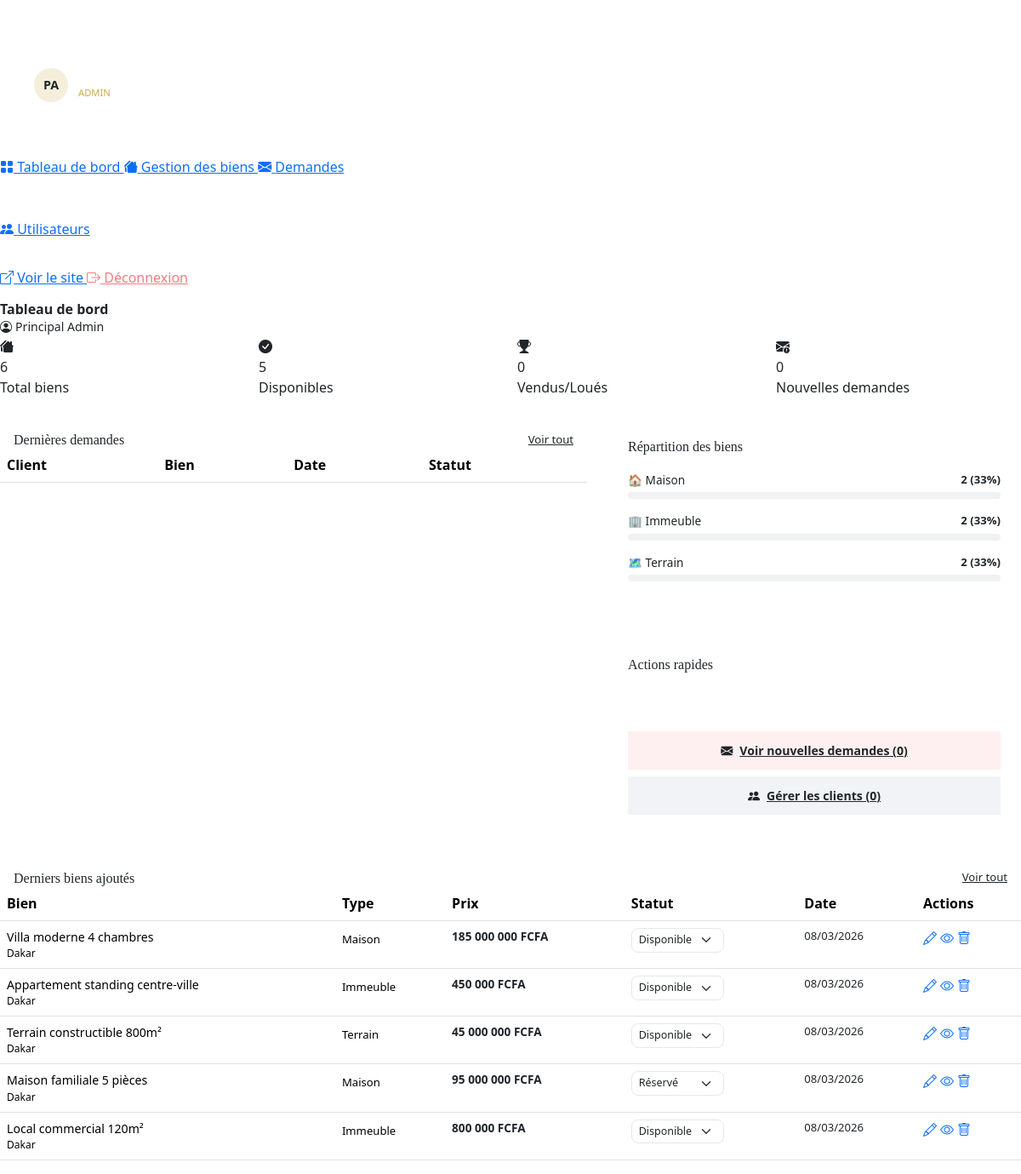
/admin/dashboard.php (signed in), run on the app's committed database.
### tables this page shows
CREATE TABLE IF NOT EXISTS biens (
    id              INT AUTO_INCREMENT PRIMARY KEY,
    titre           VARCHAR(255) NOT NULL,
    type            ENUM('maison', 'immeuble', 'terrain') NOT NULL,
    transaction     ENUM('vente', 'location') NOT NULL,
    prix            DECIMAL(15,2) NOT NULL,
    superficie      DECIMAL(10,2),
    nb_pieces       INT DEFAULT NULL,
    description     TEXT,
    localisation    VARCHAR(255),
    ville           VARCHAR(100),
    statut          ENUM('disponible', 'reserve', 'vendu') DEFAULT 'disponible',
    photo1          VARCHAR(255) DEFAULT NULL,
    photo2          VARCHAR(255) DEFAULT NULL,
    photo3          VARCHAR(255) DEFAULT NULL,
    photo4          VARCHAR(255) DEFAULT NULL,
    photo5          VARCHAR(255) DEFAULT NULL,
    photo6          VARCHAR(255) DEFAULT NULL,
    photo7          VARCHAR(255) DEFAULT NULL,
    photo8          VARCHAR(255) DEFAULT NULL,
    photo9          VARCHAR(255) DEFAULT NULL,
    photo10         VARCHAR(255) DEFAULT NULL,
    date_ajout      DATETIME DEFAULT CURRENT_TIMESTAMP,
    admin_id        INT
);

### includes/config.php (called while the page is built, shortened)
<?php
function sanitize(string $str): string {
    return htmlspecialchars(trim($str), ENT_QUOTES, 'UTF-8');
}
function formatPrix(float $prix): string {
    return number_format($prix, 0, ',', ' ') . ' FCFA';
}
?>

### admin/dashboard.php (the view, shortened to what this page needs)
<?php
require_once __DIR__ . '/includes/header.php';
$total_biens      = $pdo->query("SELECT COUNT(*) FROM biens")->fetchColumn();
$biens_dispo      = $pdo->query("SELECT COUNT(*) FROM biens WHERE statut='disponible'")->fetchColumn();
$biens_vendus     = $pdo->query("SELECT COUNT(*) FROM biens WHERE statut='vendu'")->fetchColumn();
$total_clients    = $pdo->query("SELECT COUNT(*) FROM utilisateurs WHERE role='client'")->fetchColumn();
$nouvelles_dem    = $pdo->query("SELECT COUNT(*) FROM demandes WHERE statut='nouvelle'")->fetchColumn();
$derniers_biens = $pdo->query("SELECT * FROM biens ORDER BY date_ajout DESC LIMIT 5")->fetchAll();
$par_type = $pdo->query("SELECT type, COUNT(*) as nb FROM biens GROUP BY type")->fetchAll();
?>
<div class="row g-3 mb-4">
  <div class="col-6 col-xl-3">
    <div class="stat-card">
      <div class="stat-card-icon blue"><i class="bi bi-houses-fill"></i></div>
      <div>
        <div class="stat-card-value"><?= $total_biens ?></div>
        <div class="stat-card-label">Total biens</div>
      </div>
    </div>
  </div>
  <div class="col-6 col-xl-3">
    <div class="stat-card">
      <div class="stat-card-icon green"><i class="bi bi-check-circle-fill"></i></div>
      <div>
        <div class="stat-card-value"><?= $biens_dispo ?></div>
        <div class="stat-card-label">Disponibles</div>
      </div>
    </div>
  </div>
  <div class="col-6 col-xl-3">
    <div class="stat-card">
      <div class="stat-card-icon gold"><i class="bi bi-trophy-fill"></i></div>
      <div>
        <div class="stat-card-value"><?= $biens_vendus ?></div>
        <div class="stat-card-label">Vendus/Loués</div>
      </div>
    </div>
  </div>
  <div class="col-6 col-xl-3">
    <div class="stat-card">
      <div class="stat-card-icon red"><i class="bi bi-envelope-exclamation-fill"></i></div>
      <div>
        <div class="stat-card-value"><?= $nouvelles_dem ?></div>
        <div class="stat-card-label">Nouvelles demandes</div>
      </div>
    </div>
  </div>
</div>
<div class="row g-4">
  <div class="col-lg-7">
    <div class="admin-table">
      <div class="d-flex align-items-center justify-content-between p-3 pb-0">
        <h6 style="font-family:'Playfair Display',serif; margin:0;">Dernières demandes</h6>
        <a href="<?= SITE_URL ?>/admin/pages/demandes.php" style="font-size:0.82rem; color:var(--primary);">Voir tout</a>
      </div>
      <table class="table">
        <thead>
          <tr>
            <th>Client</th>
            <th>Bien</th>
            <th>Date</th>
            <th>Statut</th>
          </tr>
        </thead>
      </table>
    </div>
  </div>
  <div class="col-lg-5">
    <div style="background:white; border-radius:var(--radius-lg); padding:1.5rem; box-shadow:var(--shadow); margin-bottom:1.5rem;">
      <h6 style="font-family:'Playfair Display',serif; margin-bottom:1.25rem;">Répartition des biens</h6>
      <?php
      $icons = ['maison'=>'🏠','immeuble'=>'🏢','terrain'=>'🗺'];
      foreach ($par_type as $pt):
        $pct = $total_biens > 0 ? round(($pt['nb']/$total_biens)*100) : 0;
      ?>
        <div class="mb-3">
          <div class="d-flex justify-content-between mb-1">
            <span style="font-size:0.85rem;"><?= $icons[$pt['type']] ?> <?= ucfirst($pt['type']) ?></span>
            <span style="font-size:0.82rem; font-weight:600; color:var(--primary);"><?= $pt['nb'] ?> (<?= $pct ?>%)</span>
          </div>
          <div style="background:#F0F1F3; border-radius:4px; height:8px; overflow:hidden;">
            <div style="background:var(--gold); height:100%; width:<?= $pct ?>%; border-radius:4px; transition:width 1s ease;"></div>
          </div>
        </div>
      <?php endforeach; ?>
    </div>
    <div style="background:white; border-radius:var(--radius-lg); padding:1.5rem; box-shadow:var(--shadow);">
      <h6 style="font-family:'Playfair Display',serif; margin-bottom:1rem;">Actions rapides</h6>
      <div class="d-grid gap-2">
        <a href="<?= SITE_URL ?>/admin/pages/ajouter_bien.php"
           style="background:var(--primary); color:white; border-radius:var(--radius); padding:0.75rem; text-align:center; font-weight:600; font-size:0.88rem; transition:all 0.2s;"
           onmouseover="this.style.background='var(--primary-light)'"
           onmouseout="this.style.background='var(--primary)'">
          <i class="bi bi-plus-circle me-2"></i>Ajouter un bien
        </a>
        <a href="<?= SITE_URL ?>/admin/pages/demandes.php?statut=nouvelle"
           style="background:rgba(239,68,68,0.08); color:var(--danger); border-radius:var(--radius); padding:0.75rem; text-align:center; font-weight:600; font-size:0.88rem;">
          <i class="bi bi-envelope-fill me-2"></i>Voir nouvelles demandes (<?= $nouvelles_dem ?>)
        </a>
        <a href="<?= SITE_URL ?>/admin/pages/utilisateurs.php"
           style="background:rgba(26,60,110,0.06); color:var(--primary); border-radius:var(--radius); padding:0.75rem; text-align:center; font-weight:600; font-size:0.88rem;">
          <i class="bi bi-people-fill me-2"></i>Gérer les clients (<?= $total_clients ?>)
        </a>
      </div>
    </div>
  </div>
</div>
<div class="admin-table mt-4">
  <div class="d-flex align-items-center justify-content-between p-3 pb-0">
    <h6 style="font-family:'Playfair Display',serif; margin:0;">Derniers biens ajoutés</h6>
    <a href="<?= SITE_URL ?>/admin/pages/biens.php" style="font-size:0.82rem; color:var(--primary);">Voir tout</a>
  </div>
  <table class="table">
    <thead>
      <tr><th>Bien</th><th>Type</th><th>Prix</th><th>Statut</th><th>Date</th><th>Actions</th></tr>
    </thead>
    <tbody>
      <?php foreach ($derniers_biens as $bien): ?>
        <tr>
          <td>
            <div class="d-flex align-items-center gap-2">
              <div>
                <div style="font-weight:500; font-size:0.88rem;"><?= sanitize($bien['titre']) ?></div>
                <div style="font-size:0.75rem; color:var(--gray);"><?= sanitize($bien['ville']) ?></div>
              </div>
            </div>
          </td>
          <td><span style="font-size:0.82rem;"><?= ucfirst($bien['type']) ?></span></td>
          <td style="font-weight:600; font-size:0.85rem; color:var(--primary);"><?= formatPrix($bien['prix']) ?></td>
          <td>
            <select class="select-statut form-select form-select-sm" data-id="<?= $bien['id'] ?>"
                    style="border-radius:8px; font-size:0.78rem; width:auto; border-color:#E5E7EB;">
              <option value="disponible" <?= $bien['statut']==='disponible'?'selected':'' ?>>Disponible</option>
              <option value="reserve"    <?= $bien['statut']==='reserve'?'selected':'' ?>>Réservé</option>
            </select>
          </td>
          <td style="font-size:0.82rem; color:var(--gray);"><?= date('d/m/Y', strtotime($bien['date_ajout'])) ?></td>
          <td>
            <div class="d-flex gap-1">
              <a href="<?= SITE_URL ?>/admin/pages/modifier_bien.php?id=<?= $bien['id'] ?>" class="action-btn action-btn-edit"><i class="bi bi-pencil"></i></a>
              <a href="<?= SITE_URL ?>/client/pages/bien.php?id=<?= $bien['id'] ?>" class="action-btn action-btn-view" target="_blank"><i class="bi bi-eye"></i></a>
              <a href="<?= SITE_URL ?>/admin/pages/biens.php?delete=<?= $bien['id'] ?>" class="action-btn action-btn-delete confirm-delete"><i class="bi bi-trash"></i></a>
            </div>
          </td>
        </tr>
      <?php endforeach; ?>
    </tbody>
  </table>
</div>
<?php require_once __DIR__ . '/includes/footer.php'; ?>

### data on the page
biens: titre "Villa moderne 4 chambres", ville "Dakar", type "Maison", prix "185 000 000 FCFA", statut+id "Disponible", date_ajout "08/03/2026"
biens: titre "Appartement standing centre-ville", ville "Dakar", type "Immeuble", prix "450 000 FCFA", statut+id "Disponible", date_ajout "08/03/2026"
biens: titre "Terrain constructible 800m²", ville "Dakar", type "Terrain", prix "45 000 000 FCFA", statut+id "Disponible", date_ajout "08/03/2026"
biens: titre "Maison familiale 5 pièces", ville "Dakar", type "Maison", prix "95 000 000 FCFA", statut+id "Réservé", date_ajout "08/03/2026"
biens: titre "Local commercial 120m²", ville "Dakar", type "Immeuble", prix "800 000 FCFA", statut+id "Disponible", date_ajout "08/03/2026"

### other printed values
substr($_SESSION['prenom'],0,1).substr($_SESSION['nom'],0,1) "PA"
$_SESSION['role'] "ADMIN"
$pageTitle "Tableau de bord"
$_SESSION['prenom'] . ' ' . $_SESSION['nom'] "Principal Admin"
$total_biens "6"
$biens_dispo "5"
$biens_vendus "0"
$nouvelles_dem "0"
$icons[$pt['type']] "🏠"
$pt['type'] "Maison"
$pt['nb'] "2"
$pct "33"
$icons[$pt['type']] "🏢"
$pt['type'] "Immeuble"
$icons[$pt['type']] "🗺"
